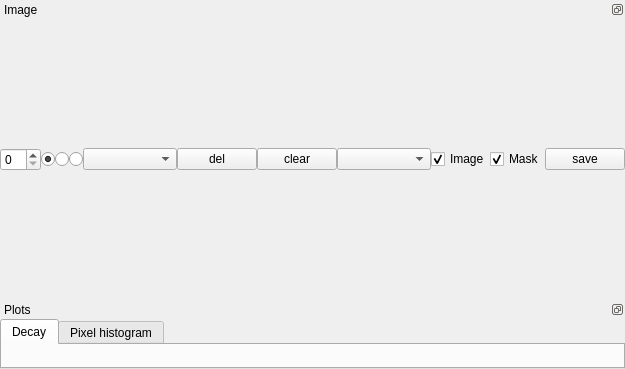
     <widget class="QWidget" name="widget_2" native="true">
      <property name="sizePolicy">
       <sizepolicy hsizetype="Minimum" vsizetype="Preferred">
        <horstretch>0</horstretch>
        <verstretch>0</verstretch>
       </sizepolicy>
      </property>
      <layout class="QVBoxLayout" name="verticalLayout_11">
       <property name="spacing">
        <number>0</number>
       </property>
       <property name="leftMargin">
        <number>0</number>
       </property>
       <property name="topMargin">
        <number>0</number>
       </property>
       <property name="rightMargin">
        <number>0</number>
       </property>
       <property name="bottomMargin">
        <number>0</number>
       </property>
       <item>
        <widget class="QDockWidget" name="dockWidget_5">
         <property name="sizePolicy">
          <sizepolicy hsizetype="Expanding" vsizetype="Expanding">
           <horstretch>0</horstretch>
           <verstretch>0</verstretch>
          </sizepolicy>
         </property>
         <property name="minimumSize">
          <size>
           <width>625</width>
           <height>300</height>
          </size>
         </property>
         <property name="features">
          <set>QDockWidget::DockWidgetFloatable|QDockWidget::DockWidgetMovable</set>
         </property>
         <property name="windowTitle">
          <string>Image</string>
         </property>
         <widget class="QWidget" name="dockWidgetContents_5">
          <layout class="QVBoxLayout" name="verticalLayout_7">
           <property name="spacing">
            <number>-1</number>
           </property>
           <property name="leftMargin">
            <number>0</number>
           </property>
           <property name="topMargin">
            <number>0</number>
           </property>
           <property name="rightMargin">
            <number>0</number>
           </property>
           <property name="bottomMargin">
            <number>0</number>
           </property>
           <item>
            <layout class="QHBoxLayout" name="horizontalLayout_2">
             <property name="spacing">
              <number>0</number>
             </property>
             <item>
              <widget class="QSpinBox" name="spinBox_8">
               <property name="sizePolicy">
                <sizepolicy hsizetype="Fixed" vsizetype="Fixed">
                 <horstretch>0</horstretch>
                 <verstretch>0</verstretch>
                </sizepolicy>
               </property>
               <property name="toolTip">
                <string>The currently shown frame.</string>
               </property>
              </widget>
             </item>
             <item>
              <widget class="QRadioButton" name="radioButton_3">
               <property name="sizePolicy">
                <sizepolicy hsizetype="Fixed" vsizetype="Fixed">
                 <horstretch>0</horstretch>
                 <verstretch>0</verstretch>
                </sizepolicy>
               </property>
               <property name="toolTip">
                <string>Individual frames</string>
               </property>
               <property name="text">
                <string/>
               </property>
               <property name="checked">
                <bool>true</bool>
               </property>
              </widget>
             </item>
             <item>
              <widget class="QRadioButton" name="radioButton_4">
               <property name="sizePolicy">
                <sizepolicy hsizetype="Fixed" vsizetype="Fixed">
                 <horstretch>0</horstretch>
                 <verstretch>0</verstretch>
                </sizepolicy>
               </property>
               <property name="toolTip">
                <string>Integrate frames</string>
               </property>
               <property name="text">
                <string/>
               </property>
              </widget>
             </item>
             <item>
              <widget class="QRadioButton" name="radioButton_5">
               <property name="sizePolicy">
                <sizepolicy hsizetype="Fixed" vsizetype="Fixed">
                 <horstretch>0</horstretch>
                 <verstretch>0</verstretch>
                </sizepolicy>
               </property>
               <property name="toolTip">
                <string>Average frames</string>
               </property>
               <property name="text">
                <string/>
               </property>
              </widget>
             </item>
             <item>
              <widget class="QComboBox" name="comboBox_7">
               <property name="sizePolicy">
                <sizepolicy hsizetype="Minimum" vsizetype="Fixed">
                 <horstretch>0</horstretch>
                 <verstretch>0</verstretch>
                </sizepolicy>
               </property>
              </widget>
             </item>
             <item>
              <widget class="QPushButton" name="pushButton_10">
               <property name="sizePolicy">
                <sizepolicy hsizetype="Fixed" vsizetype="Fixed">
                 <horstretch>0</horstretch>
                 <verstretch>0</verstretch>
                </sizepolicy>
               </property>
               <property name="text">
                <string>del</string>
               </property>
              </widget>
             </item>
             <item>
              <widget class="QPushButton" name="pushButton_9">
               <property name="sizePolicy">
                <sizepolicy hsizetype="Fixed" vsizetype="Fixed">
                 <horstretch>0</horstretch>
                 <verstretch>0</verstretch>
                </sizepolicy>
               </property>
               <property name="toolTip">
                <string>&lt;html&gt;&lt;head/&gt;&lt;body&gt;&lt;p&gt;Clear the representations of the CLSM images&lt;/p&gt;&lt;/body&gt;&lt;/html&gt;</string>
               </property>
               <property name="text">
                <string>clear</string>
               </property>
              </widget>
             </item>
             <item>
              <widget class="QComboBox" name="comboBox_2">
               <property name="sizePolicy">
                <sizepolicy hsizetype="Minimum" vsizetype="Fixed">
                 <horstretch>0</horstretch>
                 <verstretch>0</verstretch>
                </sizepolicy>
               </property>
              </widget>
             </item>
             <item>
              <widget class="QCheckBox" name="checkBox_5">
               <property name="sizePolicy">
                <sizepolicy hsizetype="Fixed" vsizetype="Fixed">
                 <horstretch>0</horstretch>
                 <verstretch>0</verstretch>
                </sizepolicy>
               </property>
               <property name="toolTip">
                <string>Show the image.</string>
               </property>
               <property name="text">
                <string>Image</string>
               </property>
               <property name="checked">
                <bool>true</bool>
               </property>
              </widget>
             </item>
             <item>
              <widget class="QCheckBox" name="checkBox_6">
               <property name="sizePolicy">
                <sizepolicy hsizetype="Fixed" vsizetype="Fixed">
                 <horstretch>0</horstretch>
                 <verstretch>0</verstretch>
                </sizepolicy>
               </property>
               <property name="toolTip">
                <string>Show the selection mask</string>
               </property>
               <property name="text">
                <string>Mask</string>
               </property>
               <property name="checked">
                <bool>true</bool>
               </property>
              </widget>
             </item>
             <item>
              <widget class="QPushButton" name="pushButton_5">
               <property name="sizePolicy">
                <sizepolicy hsizetype="Fixed" vsizetype="Fixed">
                 <horstretch>0</horstretch>
                 <verstretch>0</verstretch>
                </sizepolicy>
               </property>
               <property name="toolTip">
                <string>&lt;html&gt;&lt;head/&gt;&lt;body&gt;&lt;p&gt;Save the current image to a file.&lt;/p&gt;&lt;/body&gt;&lt;/html&gt;</string>
               </property>
               <property name="text">
                <string>save</string>
               </property>
              </widget>
             </item>
            </layout>
           </item>
           <item>
            <layout class="QVBoxLayout" name="verticalLayout_4">
             <property name="spacing">
              <number>0</number>
             </property>
            </layout>
           </item>
          </layout>
         </widget>
        </widget>
       </item>
       <item>
        <widget class="QDockWidget" name="dockWidget_2">
         <property name="sizePolicy">
          <sizepolicy hsizetype="MinimumExpanding" vsizetype="Expanding">
           <horstretch>0</horstretch>
           <verstretch>0</verstretch>
          </sizepolicy>
         </property>
         <property name="minimumSize">
          <size>
           <width>106</width>
           <height>69</height>
          </size>
         </property>
         <property name="floating">
          <bool>false</bool>
         </property>
         <property name="features">
          <set>QDockWidget::DockWidgetFloatable|QDockWidget::DockWidgetMovable</set>
         </property>
         <property name="windowTitle">
          <string>Plots</string>
         </property>
         <widget class="QWidget" name="dockWidgetContents_2">
          <layout class="QVBoxLayout" name="verticalLayout_8">
           <property name="spacing">
            <number>0</number>
           </property>
           <property name="leftMargin">
            <number>0</number>
           </property>
           <property name="topMargin">
            <number>0</number>
           </property>
           <property name="rightMargin">
            <number>0</number>
           </property>
           <property name="bottomMargin">
            <number>0</number>
           </property>
           <item>
            <widget class="QTabWidget" name="tabWidget">
             <property name="currentIndex">
              <number>0</number>
             </property>
             <widget class="QWidget" name="tab">
              <attribute name="title">
               <string>Decay</string>
              </attribute>
              <layout class="QGridLayout" name="gridLayout_5">
               <property name="leftMargin">
                <number>0</number>
               </property>
               <property name="topMargin">
                <number>0</number>
               </property>
               <property name="rightMargin">
                <number>0</number>
               </property>
               <property name="bottomMargin">
                <number>0</number>
               </property>
               <item row="0" column="0">
                <layout class="QVBoxLayout" name="verticalLayout">
                 <property name="spacing">
                  <number>0</number>
                 </property>
                </layout>
               </item>
              </layout>
             </widget>
             <widget class="QWidget" name="tab_2">
              <attribute name="title">
               <string>Pixel histogram</string>
              </attribute>
              <layout class="QVBoxLayout" name="verticalLayout_6">
               <property name="spacing">
                <number>0</number>
               </property>
               <property name="leftMargin">
                <number>0</number>
               </property>
               <property name="topMargin">
                <number>0</number>
               </property>
               <property name="rightMargin">
                <number>0</number>
               </property>
               <property name="bottomMargin">
                <number>0</number>
               </property>
               <item>
                <layout class="QVBoxLayout" name="verticalLayout_5">
                 <property name="spacing">
                  <number>0</number>
                 </property>
                </layout>
               </item>
              </layout>
             </widget>
            </widget>
           </item>
          </layout>
         </widget>
        </widget>
       </item>
      </layout>
     </widget>
